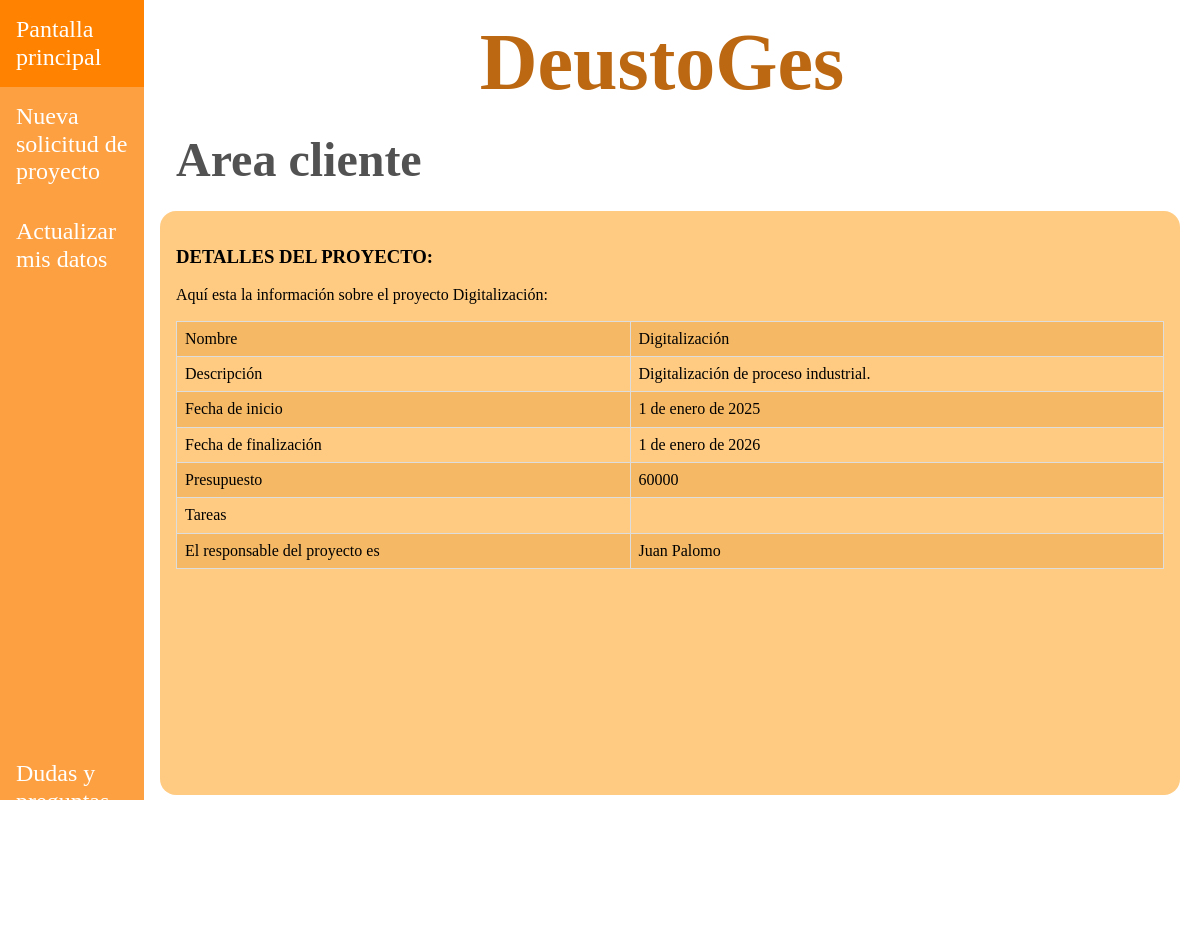
/appDeustoGes/clientes/1/proyectos/1, run on the app's committed database.
### appDeustoGes/models.py (models this page shows, shortened)
class Proyecto(models.Model):
    nombre = models.CharField(max_length=15)
    descripcion = models.TextField()
    fecha_inicio = models.DateField(default=date(2020, 1, 1))
    fecha_fin = models.DateField(default=date(2020, 1, 1))
    presupuesto = models.IntegerField()
    responsable = models.ForeignKey(Empleado, on_delete=models.CASCADE)
    cliente = models.ForeignKey(Cliente, on_delete=models.CASCADE)
    created = models.DateTimeField(auto_now_add=True, blank=True, null=True)
    updated = models.DateTimeField(auto_now=True, blank=True, null=True)
    class Meta:
        verbose_name = "proyecto"
        verbose_name_plural = "proyectos"

class Empleado(models.Model):
    dni = models.CharField(max_length=9)
    nombre = models.CharField(max_length=15)
    apellidos = models.CharField(max_length=40, default="")
    email = models.EmailField()
    telefono = models.PositiveIntegerField()
    responsable = models.BooleanField(default=False)
    created = models.DateTimeField(auto_now_add=True, blank=True, null=True)
    updated = models.DateTimeField(auto_now=True, blank=True, null=True)
    def __str__(self):
        return f"{self.nombre} {self.apellidos}"
    class Meta:
        verbose_name = "empleado"
        verbose_name_plural = "empleados"

### appDeustoGes/views.py (the view)
# urls.py: path("/clientes/<int:id_cliente>/proyectos/<int:id_proyecto>", views.show_proyecto_cliente, name='proyecto_detail_cliente'),
def show_proyecto_cliente(request, id_proyecto, id_cliente):
    cliente = get_object_or_404(Cliente, id=id_cliente)
    proyecto = get_object_or_404(Proyecto, id=id_proyecto)
    return render(request, "appDeustoGes/proyecto_detail_cliente.html", {"proyecto": proyecto,
                                                                         'cliente': cliente})

### templates/appDeustoGes/proyecto_detail_cliente.html
{% extends "base.html" %}
{% block css %}
    <link rel="stylesheet" href="/../static/css/normalize.css">
    <link rel="stylesheet" href="/../static/css/style.css">
{% endblock %}
{% block nav_header %}
    <nav class="barra-lateral">
        <ul class="listado-barra-lateral">
            <div>
                <li><a href="{% url 'pantalla_cliente' cliente.id %}">Pantalla principal</a></li>
                <li><a href="{% url 'solicitud_create' cliente.id %}">Nueva solicitud de proyecto</a></li>
                <li><a href="{% url 'cliente_update' cliente.id %}">Actualizar mis datos</a></li>
            </div>
            <div>
                <li><a href="">Dudas y preguntas</a></li>
                <li><a href="">Contacto</a></li>
                <li><a href="{% url 'pantalla_inicio' %}">Salir</a></li>
            </div>
        </ul>
    </nav>
{% endblock %}
{% block main_contenido %}
    <h2>Area cliente</h2>
    <div class="contenido">
        <h3>DETALLES DEL PROYECTO:</h3>
        <p>Aquí esta la información sobre el proyecto {{ proyecto.nombre }}:</p>
    {% if  proyecto %}
        <table class="estilos-table">
    <tr>
        <td><h>Nombre </h></td>
        <td>{{ proyecto.nombre }}</td>
    </tr>
    <tr>
        <td><h>Descripción </h></td>
        <td>{{ proyecto.descripcion }}</td>
    </tr>
    <tr>
        <td><h>Fecha de inicio </h></td>
        <td>{{ proyecto.fecha_inicio }}</td>
    </tr>
    <tr>
        <td><h>Fecha de finalización </h></td>
        <td>{{ proyecto.fecha_fin }}</td>
    </tr>
    <tr>
        <td><h>Presupuesto </h></td>
        <td>{{ proyecto.presupuesto }}</td>
    </tr>
    <tr>
        <td><h>Tareas </h></td>
        <td>{{ proyecto.tareas }}</td>
    </tr>
    <tr>
        <td><h>El responsable del proyecto es </h></td>
        <td>{{ proyecto.responsable }}</td>
    </tr>
</table>
    {% endif %}
    </div>
{% endblock %}

### static/css/style.css (style rules this page uses)
html { box-sizing: border-box; }
*, *:before, *:after { box-sizing: inherit; }
a { text-decoration: none; color: black; }
ul { list-style: none; margin: 0; padding: 0; }
.flex { display: flex; flex-wrap: wrap; width: 100%; overflow-x: hidden; }
h2 { margin-block:0; padding-block: 1.5rem; margin-left: 2rem; font-size: 6vh; width: 100%; color: rgba(0, 0, 0, 0.678); }
.barra-lateral { width: 12vw; background-color: rgba(252, 140, 24, 0.82); height: 100vh; }
.listado-barra-lateral { display: grid; grid-template-rows: 93vh 7vh; }
.listado-barra-lateral a { font-size: 1.5rem; color: white; display: block; padding: 1rem; }
.contenido { padding: 1rem; margin-left: 1rem; width: 85vw; height: 73vh; background-color: rgba(255, 149, 0, 0.49); border-radius: 1rem; }
.estilos-table { width: 100%; border-collapse: collapse; }
.estilos-table td { border: 1px solid #dddddd; text-align: left; padding: 8px; }
.estilos-table tr:nth-child(odd) { background-color: rgba(216, 136, 24, 0.27); }

### data on the page
Proyecto: nombre "Digitalización", descripcion "Digitalización de proceso industrial.", fecha_inicio "1 de enero de 2025", fecha_fin "1 de enero de 2026", presupuesto "60000", responsable "Juan Palomo"
